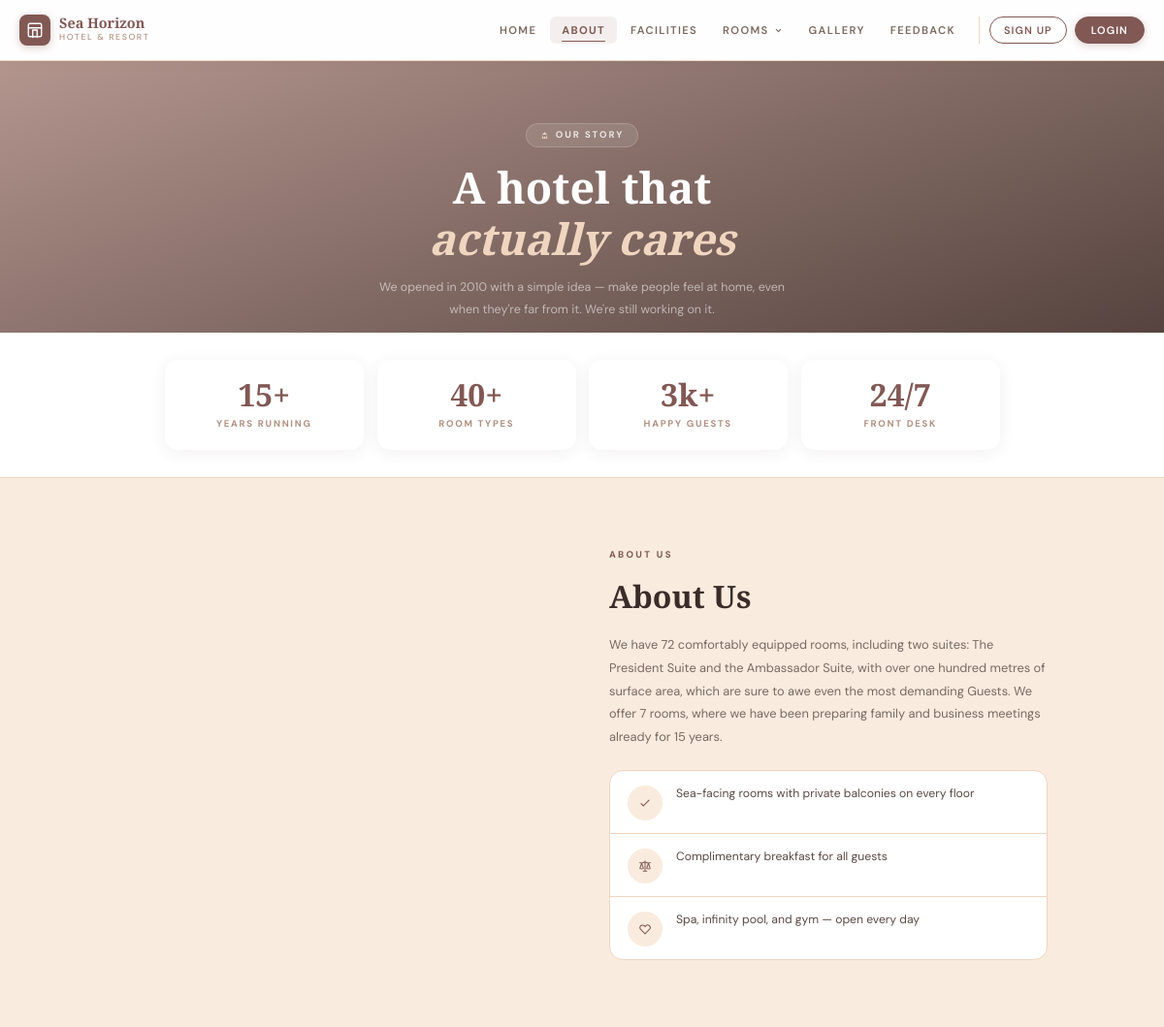
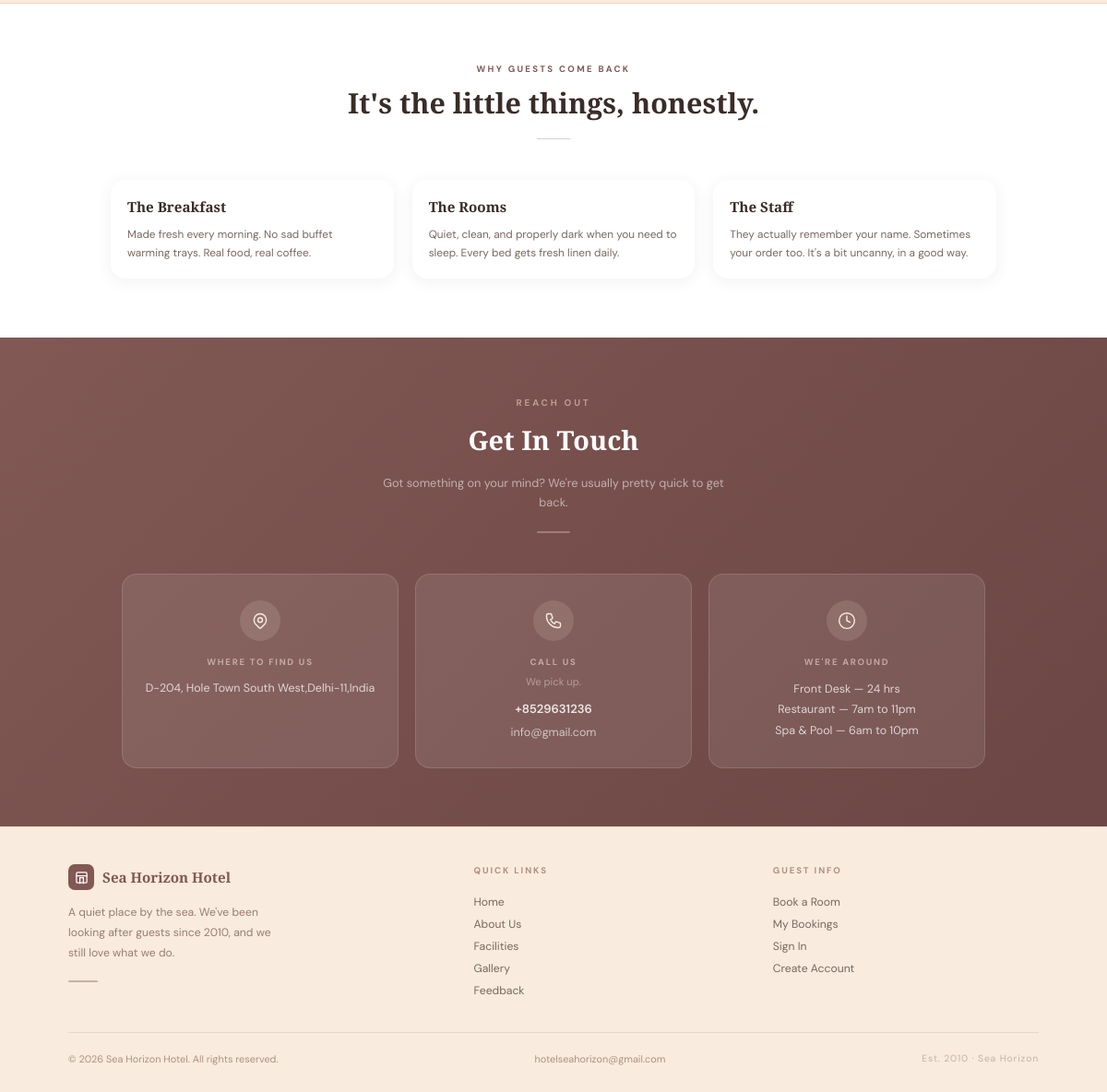
/hbms/about.php, run on the app's committed database (2 pictures, top to bottom).
### tables this page shows
CREATE TABLE `tblpage` (
  `ID` int(10) NOT NULL,
  `PageType` varchar(120) DEFAULT NULL,
  `PageTitle` varchar(200) DEFAULT NULL,
  `PageDescription` mediumtext DEFAULT NULL,
  `Email` varchar(120) DEFAULT NULL,
  `MobileNumber` bigint(10) DEFAULT NULL,
  `UpdationDate` timestamp NULL DEFAULT NULL ON UPDATE current_timestamp()
);

### hbms/about.php (the view, shortened to what this page needs)
<?php
include('includes/dbconnection.php');
?>
<!DOCTYPE HTML>
<html lang="en">
<head>
  <script src="https://cdn.tailwindcss.com"></script>
</head>
<body class="font-sans min-h-screen flex flex-col" style="background:#F9EBDE;">
  <header><?php include_once('includes/header.php'); ?></header>
  <div class="page-hero" style="height:280px;">
    <div class="page-hero-overlay"></div>
    <div class="page-hero-content">
      <div class="hero-badge">
        <svg width="9" height="9" viewBox="0 0 24 24" fill="#F0D5C0">
          <path d="M3 12l2-2m0 0l7-7 7 7M5 10v10a1 1 0 001 1h3m10-11l2 2m-2-2v10a1 1 0 01-1 1h-3m-6 0a1 1 0 001-1v-4a1 1 0 011-1h2a1 1 0 011 1v4a1 1 0 001 1m-6 0h6" />
        </svg>
        Our Story
      </div>
      <h1 class="page-hero-title">A hotel that<br><em style="font-style:italic;color:#F0D5C0;">actually cares</em></h1>
      <p class="page-hero-sub">We opened in 2010 with a simple idea — make people feel at home, even when they're far from it. We're still working on it.</p>
    </div>
  </div>
  <main class="flex-1">
    <div style="background:#fff;border-bottom:1px solid #F0D5C0;padding:28px 20px;">
      <div style="max-width:860px;margin:0 auto;display:grid;grid-template-columns:repeat(4,1fr);gap:14px;">
        <div class="stat-box" style="animation:scaleIn .45s cubic-bezier(.16,1,.3,1) both;">
          <div class="stat-num">15+</div>
          <div class="stat-lbl">Years Running</div>
        </div>
        <div class="stat-box" style="animation:scaleIn .45s cubic-bezier(.16,1,.3,1) .07s both;">
          <div class="stat-num">40+</div>
          <div class="stat-lbl">Room Types</div>
        </div>
        <div class="stat-box" style="animation:scaleIn .45s cubic-bezier(.16,1,.3,1) .14s both;">
          <div class="stat-num">3k+</div>
          <div class="stat-lbl">Happy Guests</div>
        </div>
        <div class="stat-box" style="animation:scaleIn .45s cubic-bezier(.16,1,.3,1) .21s both;">
          <div class="stat-num">24/7</div>
          <div class="stat-lbl">Front Desk</div>
        </div>
      </div>
    </div>
    <section style="padding:72px 20px;">
      <div style="max-width:960px;margin:0 auto;display:grid;grid-template-columns:1fr 1fr;gap:56px;align-items:center;">
        <div style="animation:slideInR .6s cubic-bezier(.16,1,.3,1) both;animation-delay:.1s;">
          <p style="font-family:'DM Sans',sans-serif;font-size:.6rem;font-weight:700;letter-spacing:.24em;text-transform:uppercase;color:#815854;margin:0 0 14px;">About Us</p>
          <?php
          $sql = "SELECT * from tblpage where PageType='aboutus'";
          $query = $dbh->prepare($sql);
          $query->execute();
          $results = $query->fetchAll(PDO::FETCH_OBJ);
          if ($query->rowCount() > 0) {
            foreach ($results as $row) { ?>
              <h2 style="font-family:'Playfair Display',serif;font-size:clamp(1.4rem,3vw,2rem);font-weight:600;color:#3a2c28;line-height:1.3;margin:0 0 18px;"><?php echo htmlentities($row->PageTitle); ?></h2>
              <p style="font-family:'DM Sans',sans-serif;font-size:.8rem;color:#7a6860;line-height:1.85;margin:0 0 22px;"><?php echo htmlentities($row->PageDescription); ?></p>
          <?php }
          } ?>
          <div style="display:flex;flex-direction:column;gap:0;background:#fff;border-radius:14px;overflow:hidden;border:1px solid #F0D5C0;">
            <?php
            $features = [
              ['icon' => 'M5 13l4 4L19 7', 'text' => 'Sea-facing rooms with private balconies on every floor'],
              ['icon' => 'M3 6l3 1m0 0l-3 9a5.002 5.002 0 006.001 0M6 7l3 9M6 7l6-2m6 2l3-1m-3 1l-3 9a5.002 5.002 0 006.001 0M18 7l3 9m-3-9l-6-2m0-2v2m0 16V5m0 16H9m3 0h3', 'text' => 'Complimentary breakfast for all guests'],
              ['icon' => 'M4.318 6.318a4.5 4.5 0 000 6.364L12 20.364l7.682-7.682a4.5 4.5 0 00-6.364-6.364L12 7.636l-1.318-1.318a4.5 4.5 0 00-6.364 0z', 'text' => 'Spa, infinity pool, and gym — open every day'],
            ];
            foreach ($features as $i => $f): ?>
              <div class="feature-row" style="padding:13px 18px;animation-delay:<?= ($i + 1) * 0.1 ?>s;">
                <div class="feature-icon">
                  <svg width="14" height="14" fill="none" stroke="#815854" stroke-width="1.8" viewBox="0 0 24 24" stroke-linecap="round">
                    <path d="<?= $f['icon'] ?>" />
                  </svg>
                </div>
                <p style="font-family:'DM Sans',sans-serif;font-size:.76rem;color:#5a4a44;line-height:1.65;margin:0;"><?= $f['text'] ?></p>
              </div>
            <?php endforeach; ?>
          </div>
        </div>
      </div>
    </section>
    <section style="background:#fff;padding:64px 20px;border-top:1px solid #F0D5C0;">
      <div style="max-width:960px;margin:0 auto;">
        <div style="text-align:center;margin-bottom:44px;animation:fadeInUp .5s cubic-bezier(.16,1,.3,1) both;">
          <p style="font-family:'DM Sans',sans-serif;font-size:.6rem;font-weight:700;letter-spacing:.24em;text-transform:uppercase;color:#815854;margin:0 0 10px;">Why Guests Come Back</p>
          <h2 style="font-family:'Playfair Display',serif;font-size:clamp(1.4rem,3vw,1.9rem);font-weight:600;color:#3a2c28;margin:0;line-height:1.3;">It's the little things, honestly.</h2>
          <div style="width:36px;height:1.5px;background:rgba(129,88,84,.3);margin:18px auto 0;border-radius:2px;"></div>
        </div>
        <div style="display:grid;grid-template-columns:repeat(auto-fill,minmax(260px,1fr));gap:20px;">
          <?php
          $whys = [
            ['img' => 'https://images.unsplash.com/photo-1540555700478-4be289fbecef?w=600&q=80&auto=format&fit=crop', 'title' => 'The Breakfast', 'desc' => 'Made fresh every morning. No sad buffet warming trays. Real food, real coffee.'],
            ['img' => 'https://images.unsplash.com/photo-1582719508461-905c673771fd?w=600&q=80&auto=format&fit=crop', 'title' => 'The Rooms', 'desc' => 'Quiet, clean, and properly dark when you need to sleep. Every bed gets fresh linen daily.'],
            ['img' => 'https://images.unsplash.com/photo-1615460549969-36fa19521a4f?w=600&q=80&auto=format&fit=crop', 'title' => 'The Staff', 'desc' => 'They actually remember your name. Sometimes your order too. It\'s a bit uncanny, in a good way.'],
          ];
          foreach ($whys as $i => $item): ?>
            <div style="border-radius:16px;overflow:hidden;box-shadow:0 3px 16px rgba(107,70,68,.08);animation:fadeInUp .45s cubic-bezier(.16,1,.3,1) both;animation-delay:<?= $i * 0.1 ?>s;transition:box-shadow .2s,transform .2s;"
              onmouseover="this.style.boxShadow='0 8px 28px rgba(107,70,68,.14)';this.style.transform='translateY(-3px)'"
              onmouseout="this.style.boxShadow='0 3px 16px rgba(107,70,68,.08)';this.style.transform='translateY(0)'">
              <div style="padding:18px;">
                <h3 style="font-family:'Playfair Display',serif;font-size:.95rem;font-weight:600;color:#3a2c28;margin:0 0 8px;"><?= $item['title'] ?></h3>
                <p style="font-family:'DM Sans',sans-serif;font-size:.74rem;color:#7a6860;line-height:1.7;margin:0;"><?= $item['desc'] ?></p>
              </div>
            </div>
          <?php endforeach; ?>
        </div>
      </div>
    </section>
  </main>
  <?php include_once('includes/getintouch.php'); ?>
  <?php include_once('includes/footer.php'); ?>
</body>
</html>

### hbms/includes/getintouch.php (shortened to what this page needs)
<section style="background:linear-gradient(135deg,#815854 0%,#6b4644 100%); padding:64px 20px;">
  <div style="max-width:960px; margin:0 auto;">
    <div style="text-align:center; margin-bottom:44px;">
      <p style="font-family:'DM Sans',sans-serif; font-size:.62rem; font-weight:700; letter-spacing:.28em; text-transform:uppercase; color:rgba(249,235,222,.5); margin-bottom:10px;">Reach Out</p>
      <h3 style="font-family:'Playfair Display',serif; font-size:1.8rem; font-weight:600; color:#fff; margin:0 0 14px;">Get In Touch</h3>
      <p style="font-family:'DM Sans',sans-serif; font-size:.8rem; color:rgba(255,255,255,.55); max-width:380px; margin:0 auto; line-height:1.7;">
        Got something on your mind? We're usually pretty quick to get back.
      </p>
      <div style="width:36px; height:1.5px; background:rgba(249,235,222,.3); margin:20px auto 0; border-radius:2px;"></div>
    </div>
    <div style="display:flex; flex-wrap:wrap; justify-content:center; gap:18px;">
      <?php
        $sql = "SELECT * from tblpage where PageType='contactus'";
        $query = $dbh->prepare($sql);
        $query->execute();
        $results = $query->fetchAll(PDO::FETCH_OBJ);
        $cnt = 1;
        if ($query->rowCount() > 0) {
          foreach ($results as $row) {
      ?>
      <div class="contact-card">
        <div class="contact-icon">
          <svg width="20" height="20" fill="none" stroke="#F9EBDE" stroke-width="1.7" viewBox="0 0 24 24" stroke-linecap="round" stroke-linejoin="round">
            <path d="M17.657 16.657L13.414 20.9a2 2 0 01-2.827 0l-4.244-4.243a8 8 0 1111.314 0z"/>
            <path d="M15 11a3 3 0 11-6 0 3 3 0 016 0z"/>
          </svg>
        </div>
        <p style="font-family:'DM Sans',sans-serif; font-size:.6rem; font-weight:700; letter-spacing:.18em; text-transform:uppercase; color:rgba(249,235,222,.55); margin:0 0 10px;">Where to find us</p>
        <p style="font-family:'DM Sans',sans-serif; font-size:.78rem; color:rgba(255,255,255,.75); line-height:1.7; margin:0;">
          <?php echo strip_tags(html_entity_decode($row->PageDescription)); ?>
        </p>
      </div>
      <div class="contact-card">
        <div class="contact-icon">
        </div>
        <p style="font-family:'DM Sans',sans-serif; font-size:.6rem; font-weight:700; letter-spacing:.18em; text-transform:uppercase; color:rgba(249,235,222,.55); margin:0 0 5px;">Call us</p>
        <p style="font-family:'DM Sans',sans-serif; font-size:.7rem; color:rgba(249,235,222,.45); margin:0 0 12px;">We pick up.</p>
        <p style="font-family:'DM Sans',sans-serif; font-size:.82rem; font-weight:600; color:rgba(255,255,255,.85); margin:0 0 6px;">
          +<?php echo htmlentities($row->MobileNumber); ?>
        </p>
        <p style="font-family:'DM Sans',sans-serif; font-size:.78rem; color:rgba(255,255,255,.65); margin:0;">
          <?php echo htmlentities($row->Email); ?>
        </p>
      </div>
      <div class="contact-card">
        <div class="contact-icon">
          <svg width="20" height="20" fill="none" stroke="#F9EBDE" stroke-width="1.7" viewBox="0 0 24 24" stroke-linecap="round" stroke-linejoin="round">
            <circle cx="12" cy="12" r="10"/><polyline points="12 6 12 12 16 14"/>
          </svg>
        </div>
        <p style="font-family:'DM Sans',sans-serif; font-size:.6rem; font-weight:700; letter-spacing:.18em; text-transform:uppercase; color:rgba(249,235,222,.55); margin:0 0 10px;">We're around</p>
        <p style="font-family:'DM Sans',sans-serif; font-size:.78rem; color:rgba(255,255,255,.75); line-height:1.8; margin:0;">
          Front Desk — 24 hrs<br>
          Restaurant — 7am to 11pm<br>
          Spa & Pool — 6am to 10pm
        </p>
      </div>
      <?php $cnt = $cnt + 1; } } ?>
    </div>
  </div>
</section>

### hbms/about.php (style rules this page uses)
*, *::before, *::after { box-sizing: border-box; margin: 0; padding: 0 }
html { scroll-behavior: smooth; -webkit-font-smoothing: antialiased }
.page-hero { position: relative; overflow: hidden; }
.page-hero-overlay { position: absolute; inset: 0; background: linear-gradient(160deg, rgba(129, 88, 84, .58) 0%, rgba(40, 20, 18, .78) 100%); }
.page-hero-content { position: relative; z-index: 2; padding: 64px 20px 52px; text-align: center; }
.hero-badge { display: inline-flex; align-items: center; gap: 7px; background: rgba(255, 255, 255, .1); border: 1px solid rgba(255, 255, 255, .18); border-radius: 50px; padding: 4px 14px; font-family: 'DM Sans', sans-serif; font-size: .6rem; font-weight: 700; letter-spacing: .2em; text-transform: uppercase; color: rgba(255, 255, 255, .8); margin-bottom: 14px; }
.page-hero-title { font-family: 'Playfair Display', serif; font-size: clamp(1.8rem, 5vw, 2.8rem); font-weight: 600; color: #fff; margin: 0; line-height: 1.2; }
.page-hero-sub { font-family: 'DM Sans', sans-serif; font-size: .78rem; color: rgba(255, 255, 255, .55); margin-top: 12px; max-width: 420px; margin-left: auto; margin-right: auto; line-height: 1.8; }
.stat-box { background: #fff; border-radius: 14px; padding: 20px 18px; text-align: center; box-shadow: 0 3px 16px rgba(107, 70, 68, .08); transition: box-shadow .2s, transform .2s; }
.stat-num { font-family: 'Playfair Display', serif; font-size: 2rem; font-weight: 700; color: #815854; line-height: 1; }
.stat-lbl { font-family: 'DM Sans', sans-serif; font-size: .6rem; font-weight: 700; letter-spacing: .18em; text-transform: uppercase; color: #b09080; margin-top: 7px; }
.feature-row { display: flex; gap: 14px; padding: 14px 0; border-bottom: 1px solid #F0D5C0; animation: fadeInUp .4s cubic-bezier(.16, 1, .3, 1) both; }
.feature-row:last-child { border-bottom: none; }
.feature-icon { width: 36px; height: 36px; background: #F9EBDE; border-radius: 50%; display: flex; align-items: center; justify-content: center; flex-shrink: 0; margin-top: 2px; }

### hbms/includes/getintouch.php (style rules this page uses)
.contact-card { flex: 1; min-width: 200px; max-width: 300px; background: rgba(255,255,255,.09); border: 1px solid rgba(255,255,255,.13); border-radius: 16px; padding: 28px 24px; text-align: center; transition: background .25s, transform .25s; animation: fadeInUp .6s cubic-bezier(.16,1,.3,1) both; }
.contact-card:nth-child(2) { animation-delay: .1s; }
.contact-card:nth-child(3) { animation-delay: .2s; }
.contact-icon { width:44px; height:44px; background:rgba(249,235,222,.13); border-radius:50%; display:flex; align-items:center; justify-content:center; margin:0 auto 16px; }

### data on the page
tblpage: PageTitle "About Us", PageDescription "We have 72 comfortably equipped rooms, including two suites: The President Suite and the Ambassador Suite, with over one hundred metres of surface area, which are sure to awe even the most demanding Guests. We offer 7 rooms, where we have been preparing family and business meetings already for 15 years."
tblpage: PageDescription "D-204, Hole Town South West,Delhi-11,India", MobileNumber "8529631236", Email "info@gmail.com"

### other printed values
$label "HOME"
$label "ABOUT"
$label "FACILITIES"
$label "ROOMS"
$label "GALLERY"
$label "FEEDBACK"
$f['text'] "Sea-facing rooms with private balconies on every floor"
$f['text'] "Complimentary breakfast for all guests"
$f['text'] "Spa, infinity pool, and gym — open every day"
$item['title'] "The Breakfast"
$item['desc'] "Made fresh every morning. No sad buffet warming trays. Real food, real coffee."
$item['title'] "The Rooms"
$item['desc'] "Quiet, clean, and properly dark when you need to sleep. Every bed gets fresh linen daily."
$item['title'] "The Staff"
$item['desc'] "They actually remember your name. Sometimes your order too. It's a bit uncanny, in a good way."
